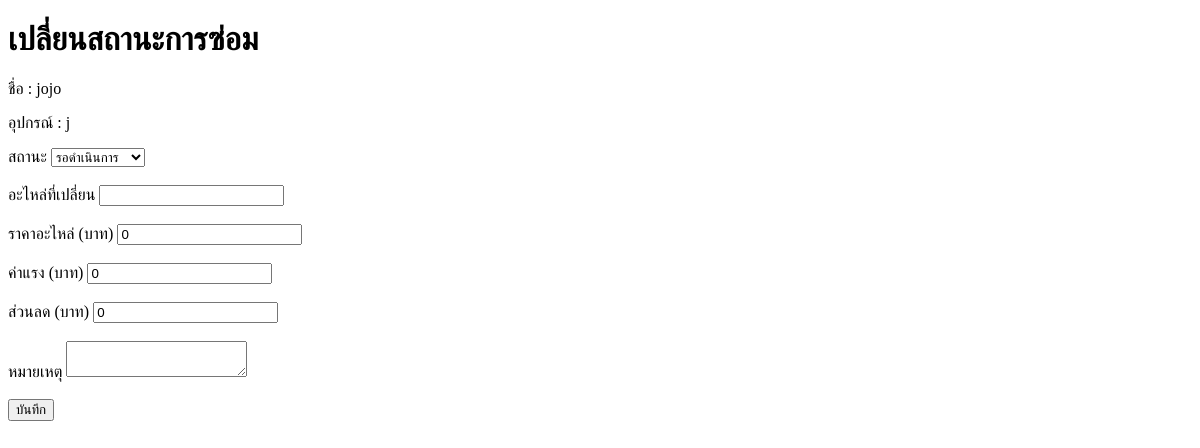
/status/1 (signed in), run on an earlier commit of the app's database.
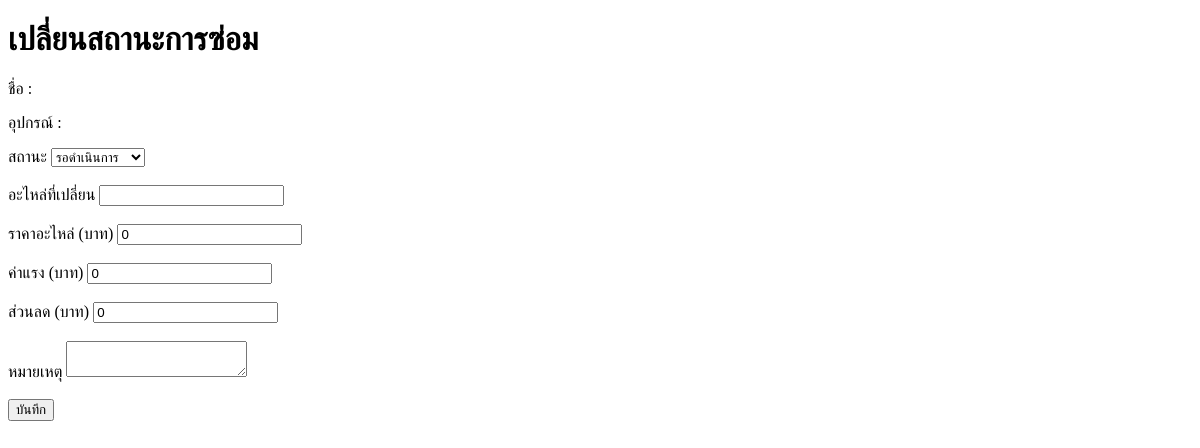
And on a later commit of the database.
### tables this page shows
CREATE TABLE repairs (
    id INTEGER PRIMARY KEY AUTOINCREMENT,
    username TEXT,
    fullname TEXT,
    department TEXT,
    equipment TEXT,
    problem TEXT,
    video TEXT,
    status TEXT DEFAULT 'รอดำเนินการ',

    parts TEXT,
    parts_price REAL DEFAULT 0,
    labor_price REAL DEFAULT 0,
    discount REAL DEFAULT 0,
    total_price REAL DEFAULT 0,
    note TEXT
);

### real1.py (the view, shortened to what this page needs)
@app.route("/status/<int:id>", methods=["GET", "POST"])
def status(id):
    if session.get("role") != "admin":
        return "ไม่มีสิทธิ์"
    conn = get_db()
    cursor = conn.cursor()
    cursor.execute("SELECT * FROM repairs WHERE id=?", (id,))
    repair = cursor.fetchone()
    conn.close()
    return render_template("status.html", repair=repair)

### real1.py (called while the page is built)
def get_db():
    print("กำลังเชื่อมต่อฐานข้อมูล:", DB_PATH)
    return sqlite3.connect(DB_PATH)

### templates/status.html (shortened to what this page needs)
<!DOCTYPE html>
<html lang="th">
<head>
</head>
<body>
<h1>เปลี่ยนสถานะการซ่อม</h1>
<p>ชื่อ : {{ repair[1] }}</p>
<p>อุปกรณ์ : {{ repair[3] }}</p>
<form method="POST">
<label>สถานะ</label>
<select name="status">
    <option>รอดำเนินการ</option>
</select>
<br><br>
<label>อะไหล่ที่เปลี่ยน</label>
<input type="text" name="parts"
value="{{ repair[9] if repair[9] else '' }}">
<br><br>
<label>ราคาอะไหล่ (บาท)</label>
<input type="number" name="parts_price"
value="{{ repair[10] if repair[10] else 0 }}">
<br><br>
<label>ค่าแรง (บาท)</label>
<input type="number" name="labor_price"
value="{{ repair[11] if repair[11] else 0 }}">
<br><br>
<label>ส่วนลด (บาท)</label>
<input type="number" name="discount"
value="{{ repair[12] if repair[12] else 0 }}">
<br><br>
<label>หมายเหตุ</label>
<textarea name="note">
{{ repair[14] if repair[14] else '' }}
</textarea>
<br><br>
<button type="submit">
บันทึก
</button>
</form>

What changed in the data, as far as the page shows it:
removed repairs: username "jojo", department "j"
